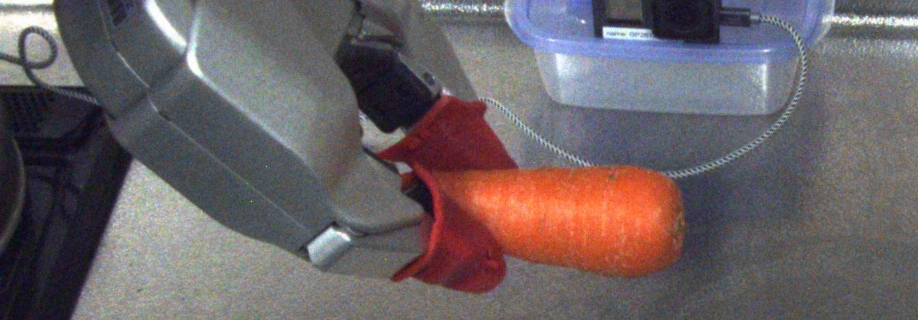
#> input picture vegs_recognition/sample/carrot_before_01.jpg, 918 x 320 px
$ python crop_img_prosilica.py carrot_before_01.jpg
#> lines starting #> are read from the running program, lines starting #| are printed output that depends on the picture
import cv2
import sys

path = "carrot-rotate-peel-prosilica/pr2_prosilica_after_peel.png"
if len(sys.argv)>=2:
    path = sys.argv[1]

im = cv2.imread(path)
#> im is the input picture: shape (320, 918, 3); mean B, G, R 100.6, 97.5, 106.9
h,w,ch = im.shape
#> h = 320; w = 918; ch = 3

# im_cropped = im[int(round(h/8))*3:int(round(h/8))*4 , int(round(w/8))*2:int(round(w/8))*4, :]
im_cropped = im[int(round(h/16))*6:int(round(h/32))*17 , int(round(w/16))*3:int(round(w/16))*9, :]
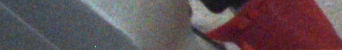
#> im_cropped: shape (50, 342, 3); mean B, G, R 82.6, 78, 95.2

cv2.imwrite('sample_cropped_prosilica.jpg', im_cropped, [int(cv2.IMWRITE_JPEG_QUALITY), 100])
print(im_cropped.shape)
#| (50, 342, 3)

$ run again, on vegs_recognition/sample/potato_peel_image1_20200903.png
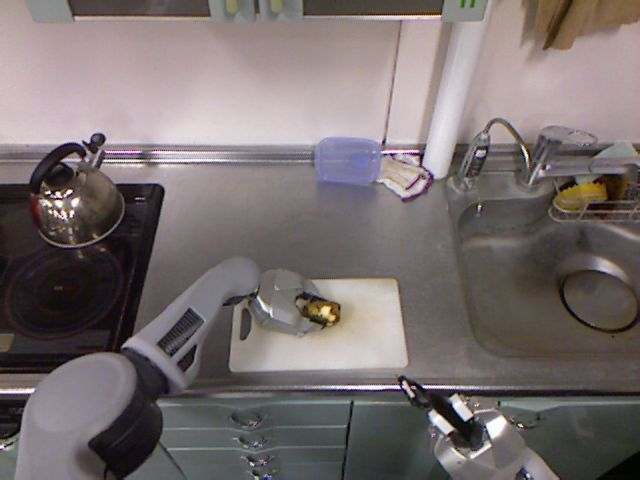
#> input picture vegs_recognition/sample/potato_peel_image1_20200903.png, 640 x 480 px
#> im is the input picture: shape (480, 640, 3); mean B, G, R 111.3, 111.2, 120.5
#> `im_cropped = im[int(round(h/16))*6:int(round(h/32))*17 , int(round(w/1..`:
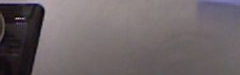
#> im_cropped: shape (75, 240, 3); mean B, G, R 104, 101.5, 109.9
#| (75, 240, 3)

$ run again, on vegs_recognition/sample/potato_peel_image3_20200910.png
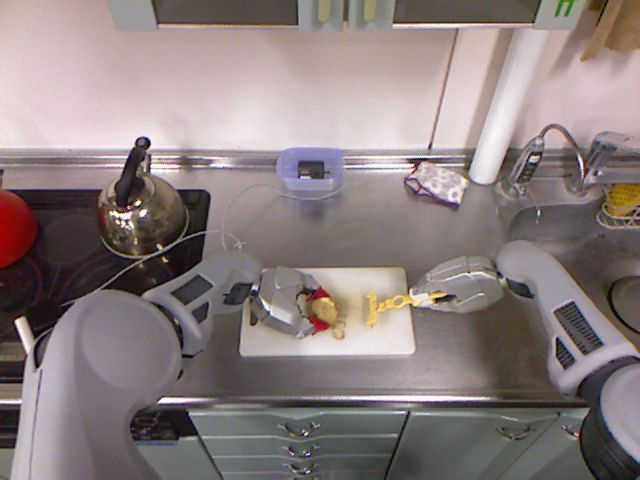
#> input picture vegs_recognition/sample/potato_peel_image3_20200910.png, 640 x 480 px
#> im is the input picture: shape (480, 640, 3); mean B, G, R 127, 127.1, 139.4
#> `im_cropped = im[int(round(h/16))*6:int(round(h/32))*17 , int(round(w/1..`:
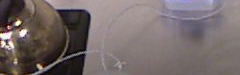
#> im_cropped: shape (75, 240, 3); mean B, G, R 105.4, 105.6, 116.9
#| (75, 240, 3)
